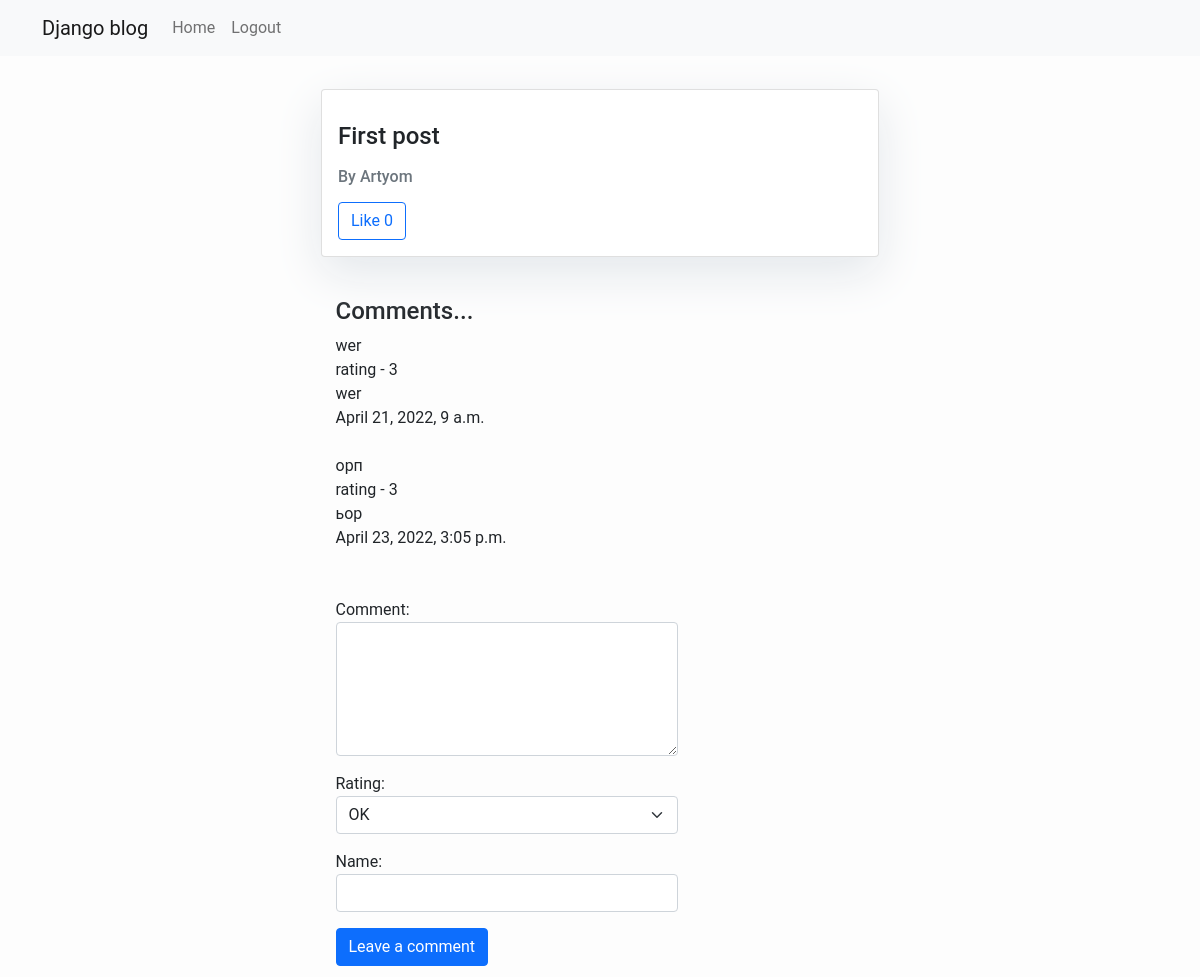
The app's page /post/1/ (signed in) with its own data.
### blog/models.py (models this page shows, shortened)
class Post(models.Model):
    topic = models.ForeignKey(Topic, related_name="posts", on_delete=models.CASCADE)
    text = models.TextField()
    name = models.CharField(max_length=255)
    likes_count = models.IntegerField(default=0)
    beauty_content = RichTextField(blank=True, null=True)

class AbstractComment(models.Model):
    owner_name = models.CharField(max_length=255, default='')
    date_created = models.DateTimeField(auto_now_add=True, auto_created=True)
    class Meta:
        abstract = True

class Comment(AbstractComment):
    post = models.ForeignKey(Post, related_name="comment", on_delete=models.CASCADE)
    text = models.TextField()
    rating = models.IntegerField(choices=RATING_TYPE, default=OK)

### blog/views.py (the view)
# urls.py: path('post/<int:pk>/', PostDetailView.as_view(), name='post_detail'),
class PostDetailView(FormMixin, DetailView):
    model = Post
    form_class = CommentForm
    context_object_name = 'post_detail'
    template_name = 'post_detail.html'

### blog/forms.py
class CommentForm(forms.ModelForm):
    class Meta:
        model = Comment
        fields = ('text', 'rating', 'owner_name')
        labels = {'text': 'Comment', 'owner_name': 'Name'}
        widgets = {
            'text': forms.Textarea(attrs={'class': 'form-control', 'rows': 5}),
            'rating': forms.Select(attrs={'class': 'form-select'}),
            'owner_name': forms.TextInput(attrs={'class': 'form-control', 'rows': 1})
        }

### templates/post_detail.html (shortened to what this page needs)
{% extends "base.html" %}
{% block content %}
            <div class="card col-lg-6 offset-lg-3 mb-3">
              <div class="card-body">
                  <p class="card-text"><h4 class="text-dark">{{post_detail.text}}</h4></p>
                  <p class="card-title"><h6 class="text-secondary">By {{ post_detail.name }}</h6></p>
                  <form method="post" action="{% url 'like_post' post_detail.id %}">
                      <button type="submit" class="btn btn-outline-primary">Like {{ post_detail.likes_count }}</button>
                  </form>
              </div>
            </div>
            <div class="comments">
                <br/>
                <h4>Comments...</h4>
                {% if not post_detail.comment.all %}
                    No comments...
                {% else %}
                    {% for comment in post_detail.comment.all %}
                        {{ comment.text }}
                        <br/>
                        rating - {{ comment.rating }}
                        <br/>
                        {{ comment.owner_name }}
                        <br/>
                        {{ comment.date_created }}
                        <br/><br/>
                    {% endfor %}
                {% endif %}
                <br/>
                {% if user.is_authenticated %}
                    <form method="post" action="{% url 'add_comment' post_detail.id %}">
                        <div class="col-md-5">
                            {{ form.as_p }}
                        </div>
                        <button class="btn btn-primary">Leave a comment</button>
                    </form>
                {% else %}
                    <p class="text sign"><a href={% url 'login' %}>Sign in</a> to leave a comment...</p>
                {% endif %}
            </div>
{% endblock %}

### templates/post_detail.html (style rules this page uses)
body { font-family: "Roboto", sans-serif; font-size: 16px; background-color: rgba(253, 253, 253, 0.83); }
.comments { margin-left: 26.3%; margin-bottom: 1%; }
.card { box-shadow: 0 16px 48px #E3E7EB; margin-top: 3%; }

### records on screen
Post: text "First post", name "Artyom", likes_count "0"
Comment: text "wer", rating "3", owner_name "wer", date_created "April 21, 2022, 9 a.m."
Comment: text "орп", rating "3", owner_name "ьор", date_created "April 23, 2022, 3:05 p.m."
